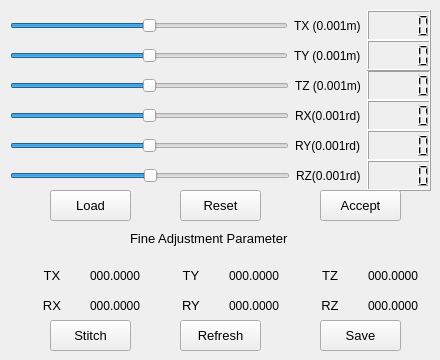
       <widget class="QWidget" name="Tab_Right">
        <attribute name="title">
         <string>LiDAR_Right</string>
        </attribute>
        <widget class="QWidget" name="horizontalLayoutWidget_9">
         <property name="geometry">
          <rect>
           <x>10</x>
           <y>10</y>
           <width>421</width>
           <height>31</height>
          </rect>
         </property>
         <layout class="QHBoxLayout" name="horizontalLayout_9">
          <item>
           <widget class="QSlider" name="Slider_Right_TX">
            <property name="minimum">
             <number>-5000</number>
            </property>
            <property name="maximum">
             <number>5000</number>
            </property>
            <property name="pageStep">
             <number>1</number>
            </property>
            <property name="orientation">
             <enum>Qt::Horizontal</enum>
            </property>
           </widget>
          </item>
          <item>
           <widget class="QLabel" name="Label_Right_TX">
            <property name="text">
             <string>TX (0.001m)</string>
            </property>
           </widget>
          </item>
          <item>
           <widget class="QLCDNumber" name="LCD_Right_TX">
            <property name="font">
             <font>
              <weight>75</weight>
              <bold>true</bold>
             </font>
            </property>
           </widget>
          </item>
         </layout>
        </widget>
        <widget class="QWidget" name="horizontalLayoutWidget_10">
         <property name="geometry">
          <rect>
           <x>10</x>
           <y>70</y>
           <width>421</width>
           <height>31</height>
          </rect>
         </property>
         <layout class="QHBoxLayout" name="horizontalLayout_10">
          <item>
           <widget class="QSlider" name="Slider_Right_TZ">
            <property name="minimum">
             <number>-5000</number>
            </property>
            <property name="maximum">
             <number>5000</number>
            </property>
            <property name="pageStep">
             <number>1</number>
            </property>
            <property name="orientation">
             <enum>Qt::Horizontal</enum>
            </property>
           </widget>
          </item>
          <item>
           <widget class="QLabel" name="Label_Right_TZ">
            <property name="text">
             <string>TZ (0.001m)</string>
            </property>
           </widget>
          </item>
          <item>
           <widget class="QLCDNumber" name="LCD_Right_TZ">
            <property name="font">
             <font>
              <weight>75</weight>
              <bold>true</bold>
             </font>
            </property>
           </widget>
          </item>
         </layout>
        </widget>
        <widget class="QWidget" name="horizontalLayoutWidget_11">
         <property name="geometry">
          <rect>
           <x>10</x>
           <y>40</y>
           <width>421</width>
           <height>31</height>
          </rect>
         </property>
         <layout class="QHBoxLayout" name="horizontalLayout_11">
          <item>
           <widget class="QSlider" name="Slider_Right_TY">
            <property name="minimum">
             <number>-5000</number>
            </property>
            <property name="maximum">
             <number>5000</number>
            </property>
            <property name="pageStep">
             <number>1</number>
            </property>
            <property name="orientation">
             <enum>Qt::Horizontal</enum>
            </property>
           </widget>
          </item>
          <item>
           <widget class="QLabel" name="Label_Right_TY">
            <property name="text">
             <string>TY (0.001m)</string>
            </property>
           </widget>
          </item>
          <item>
           <widget class="QLCDNumber" name="LCD_Right_TY">
            <property name="font">
             <font>
              <weight>75</weight>
              <bold>true</bold>
             </font>
            </property>
           </widget>
          </item>
         </layout>
        </widget>
        <widget class="QPushButton" name="Btn_Right_Save">
         <property name="geometry">
          <rect>
           <x>320</x>
           <y>320</y>
           <width>81</width>
           <height>31</height>
          </rect>
         </property>
         <property name="font">
          <font>
           <pointsize>10</pointsize>
          </font>
         </property>
         <property name="text">
          <string>Save</string>
         </property>
        </widget>
        <widget class="QWidget" name="horizontalLayoutWidget_12">
         <property name="geometry">
          <rect>
           <x>10</x>
           <y>100</y>
           <width>421</width>
           <height>31</height>
          </rect>
         </property>
         <layout class="QHBoxLayout" name="horizontalLayout_12">
          <item>
           <widget class="QSlider" name="Slider_Right_RX">
            <property name="minimum">
             <number>-3200</number>
            </property>
            <property name="maximum">
             <number>3200</number>
            </property>
            <property name="pageStep">
             <number>1</number>
            </property>
            <property name="orientation">
             <enum>Qt::Horizontal</enum>
            </property>
           </widget>
          </item>
          <item>
           <widget class="QLabel" name="Label_Right_RX">
            <property name="text">
             <string>RX(0.001rd)</string>
            </property>
           </widget>
          </item>
          <item>
           <widget class="QLCDNumber" name="LCD_Right_RX">
            <property name="font">
             <font>
              <weight>75</weight>
              <bold>true</bold>
             </font>
            </property>
           </widget>
          </item>
         </layout>
        </widget>
        <widget class="QLabel" name="Label_Front_FineAdj">
         <property name="geometry">
          <rect>
           <x>130</x>
           <y>230</y>
           <width>191</width>
           <height>16</height>
          </rect>
         </property>
         <property name="font">
          <font>
           <pointsize>10</pointsize>
          </font>
         </property>
         <property name="text">
          <string>Fine Adjustment Parameter</string>
         </property>
        </widget>
        <widget class="QWidget" name="horizontalLayoutWidget_13">
         <property name="geometry">
          <rect>
           <x>20</x>
           <y>290</y>
           <width>411</width>
           <height>31</height>
          </rect>
         </property>
         <layout class="QHBoxLayout" name="horizontalLayout_13">
          <item>
           <widget class="QLabel" name="label_17">
            <property name="font">
             <font>
              <pointsize>10</pointsize>
             </font>
            </property>
            <property name="text">
             <string>RX</string>
            </property>
            <property name="alignment">
             <set>Qt::AlignCenter</set>
            </property>
           </widget>
          </item>
          <item>
           <widget class="QLabel" name="Label_Right_Fine_RX">
            <property name="font">
             <font>
              <pointsize>9</pointsize>
             </font>
            </property>
            <property name="text">
             <string>000.0000</string>
            </property>
           </widget>
          </item>
          <item>
           <widget class="QLabel" name="label_18">
            <property name="font">
             <font>
              <pointsize>10</pointsize>
             </font>
            </property>
            <property name="text">
             <string>RY</string>
            </property>
            <property name="alignment">
             <set>Qt::AlignCenter</set>
            </property>
           </widget>
          </item>
          <item>
           <widget class="QLabel" name="Label_Right_Fine_RY">
            <property name="font">
             <font>
              <pointsize>9</pointsize>
             </font>
            </property>
            <property name="text">
             <string>000.0000</string>
            </property>
           </widget>
          </item>
          <item>
           <widget class="QLabel" name="label_19">
            <property name="font">
             <font>
              <pointsize>10</pointsize>
             </font>
            </property>
            <property name="text">
             <string>RZ</string>
            </property>
            <property name="alignment">
             <set>Qt::AlignCenter</set>
            </property>
           </widget>
          </item>
          <item>
           <widget class="QLabel" name="Label_Right_Fine_RZ">
            <property name="font">
             <font>
              <pointsize>9</pointsize>
             </font>
            </property>
            <property name="text">
             <string>000.0000</string>
            </property>
           </widget>
          </item>
         </layout>
        </widget>
        <widget class="QPushButton" name="Btn_Right_Redo">
         <property name="geometry">
          <rect>
           <x>50</x>
           <y>320</y>
           <width>81</width>
           <height>31</height>
          </rect>
         </property>
         <property name="font">
          <font>
           <pointsize>10</pointsize>
          </font>
         </property>
         <property name="text">
          <string>Stitch</string>
         </property>
        </widget>
        <widget class="QWidget" name="horizontalLayoutWidget_14">
         <property name="geometry">
          <rect>
           <x>20</x>
           <y>260</y>
           <width>411</width>
           <height>31</height>
          </rect>
         </property>
         <layout class="QHBoxLayout" name="horizontalLayout_14">
          <item>
           <widget class="QLabel" name="label_20">
            <property name="font">
             <font>
              <pointsize>10</pointsize>
             </font>
            </property>
            <property name="text">
             <string>TX</string>
            </property>
            <property name="alignment">
             <set>Qt::AlignCenter</set>
            </property>
           </widget>
          </item>
          <item>
           <widget class="QLabel" name="Label_Right_Fine_TX">
            <property name="font">
             <font>
              <pointsize>9</pointsize>
             </font>
            </property>
            <property name="text">
             <string>000.0000</string>
            </property>
           </widget>
          </item>
          <item>
           <widget class="QLabel" name="label_21">
            <property name="font">
             <font>
              <pointsize>10</pointsize>
             </font>
            </property>
            <property name="text">
             <string>TY</string>
            </property>
            <property name="alignment">
             <set>Qt::AlignCenter</set>
            </property>
           </widget>
          </item>
          <item>
           <widget class="QLabel" name="Label_Right_Fine_TY">
            <property name="font">
             <font>
              <pointsize>9</pointsize>
             </font>
            </property>
            <property name="text">
             <string>000.0000</string>
            </property>
           </widget>
          </item>
          <item>
           <widget class="QLabel" name="label_22">
            <property name="font">
             <font>
              <pointsize>10</pointsize>
             </font>
            </property>
            <property name="text">
             <string>TZ</string>
            </property>
            <property name="alignment">
             <set>Qt::AlignCenter</set>
            </property>
           </widget>
          </item>
          <item>
           <widget class="QLabel" name="Label_Right_Fine_TZ">
            <property name="font">
             <font>
              <pointsize>9</pointsize>
             </font>
            </property>
            <property name="text">
             <string>000.0000</string>
            </property>
           </widget>
          </item>
         </layout>
        </widget>
        <widget class="QWidget" name="horizontalLayoutWidget_15">
         <property name="geometry">
          <rect>
           <x>10</x>
           <y>130</y>
           <width>421</width>
           <height>31</height>
          </rect>
         </property>
         <layout class="QHBoxLayout" name="horizontalLayout_15">
          <item>
           <widget class="QSlider" name="Slider_Right_RY">
            <property name="minimum">
             <number>-3200</number>
            </property>
            <property name="maximum">
             <number>3200</number>
            </property>
            <property name="pageStep">
             <number>1</number>
            </property>
            <property name="orientation">
             <enum>Qt::Horizontal</enum>
            </property>
           </widget>
          </item>
          <item>
           <widget class="QLabel" name="Label_Right_RY">
            <property name="text">
             <string>RY(0.001rd)</string>
            </property>
           </widget>
          </item>
          <item>
           <widget class="QLCDNumber" name="LCD_Right_RY">
            <property name="font">
             <font>
              <weight>75</weight>
              <bold>true</bold>
             </font>
            </property>
           </widget>
          </item>
         </layout>
        </widget>
        <widget class="QWidget" name="horizontalLayoutWidget_16">
         <property name="geometry">
          <rect>
           <x>10</x>
           <y>160</y>
           <width>421</width>
           <height>31</height>
          </rect>
         </property>
         <layout class="QHBoxLayout" name="horizontalLayout_16">
          <item>
           <widget class="QSlider" name="Slider_Right_RZ">
            <property name="minimum">
             <number>-3200</number>
            </property>
            <property name="maximum">
             <number>3200</number>
            </property>
            <property name="pageStep">
             <number>1</number>
            </property>
            <property name="orientation">
             <enum>Qt::Horizontal</enum>
            </property>
           </widget>
          </item>
          <item>
           <widget class="QLabel" name="Label_Right_RZ">
            <property name="text">
             <string>RZ(0.001rd)</string>
            </property>
           </widget>
          </item>
          <item>
           <widget class="QLCDNumber" name="LCD_Right_RZ">
            <property name="font">
             <font>
              <weight>75</weight>
              <bold>true</bold>
             </font>
            </property>
           </widget>
          </item>
         </layout>
        </widget>
        <widget class="QPushButton" name="Btn_Right_Reset">
         <property name="geometry">
          <rect>
           <x>180</x>
           <y>190</y>
           <width>81</width>
           <height>31</height>
          </rect>
         </property>
         <property name="font">
          <font>
           <pointsize>10</pointsize>
          </font>
         </property>
         <property name="text">
          <string>Reset</string>
         </property>
        </widget>
        <widget class="QPushButton" name="Btn_Right_Accept">
         <property name="geometry">
          <rect>
           <x>320</x>
           <y>190</y>
           <width>81</width>
           <height>31</height>
          </rect>
         </property>
         <property name="font">
          <font>
           <pointsize>10</pointsize>
          </font>
         </property>
         <property name="text">
          <string>Accept</string>
         </property>
        </widget>
        <widget class="QPushButton" name="Btn_Right_Refresh">
         <property name="geometry">
          <rect>
           <x>180</x>
           <y>320</y>
           <width>81</width>
           <height>31</height>
          </rect>
         </property>
         <property name="font">
          <font>
           <pointsize>10</pointsize>
          </font>
         </property>
         <property name="text">
          <string>Refresh</string>
         </property>
        </widget>
        <widget class="QPushButton" name="Btn_Right_Load">
         <property name="geometry">
          <rect>
           <x>50</x>
           <y>190</y>
           <width>81</width>
           <height>31</height>
          </rect>
         </property>
         <property name="font">
          <font>
           <pointsize>10</pointsize>
          </font>
         </property>
         <property name="text">
          <string>Load</string>
         </property>
        </widget>
       </widget>
